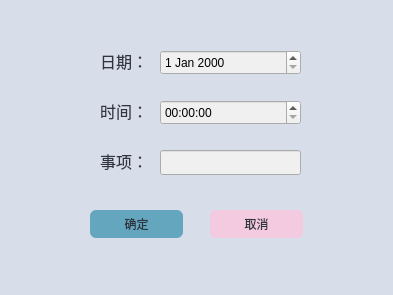
<?xml version="1.0" encoding="UTF-8"?>
<ui version="4.0">
 <class>Add_dll</class>
 <widget class="QDialog" name="Add_dll">
  <property name="geometry">
   <rect>
    <x>0</x>
    <y>0</y>
    <width>393</width>
    <height>295</height>
   </rect>
  </property>
  <property name="windowTitle">
   <string>Dialog</string>
  </property>
  <property name="styleSheet">
   <string notr="true">    background-color: #D8DEE9;
</string>
  </property>
  <widget class="QDateEdit" name="dateEdit">
   <property name="geometry">
    <rect>
     <x>160</x>
     <y>50</y>
     <width>141</width>
     <height>25</height>
    </rect>
   </property>
   <property name="styleSheet">
    <string notr="true">    background-color: #f0f0f0;
</string>
   </property>
  </widget>
  <widget class="QLabel" name="label">
   <property name="geometry">
    <rect>
     <x>100</x>
     <y>50</y>
     <width>81</width>
     <height>21</height>
    </rect>
   </property>
   <property name="font">
    <font>
     <family>黑体</family>
     <pointsize>12</pointsize>
     <italic>false</italic>
     <bold>false</bold>
    </font>
   </property>
   <property name="styleSheet">
    <string notr="true">    font: 12pt &quot;黑体&quot;;
    color: #2e3440;</string>
   </property>
   <property name="text">
    <string>日期：</string>
   </property>
  </widget>
  <widget class="QLabel" name="label_2">
   <property name="geometry">
    <rect>
     <x>100</x>
     <y>150</y>
     <width>81</width>
     <height>21</height>
    </rect>
   </property>
   <property name="font">
    <font>
     <family>黑体</family>
     <pointsize>12</pointsize>
     <italic>false</italic>
     <bold>false</bold>
    </font>
   </property>
   <property name="styleSheet">
    <string notr="true">    font: 12pt &quot;黑体&quot;;
    color: #2e3440;</string>
   </property>
   <property name="text">
    <string>事项：</string>
   </property>
  </widget>
  <widget class="QLineEdit" name="lineEdit">
   <property name="geometry">
    <rect>
     <x>160</x>
     <y>150</y>
     <width>141</width>
     <height>25</height>
    </rect>
   </property>
   <property name="styleSheet">
    <string notr="true">    background-color: #f0f0f0;
</string>
   </property>
  </widget>
  <widget class="QLabel" name="label_3">
   <property name="geometry">
    <rect>
     <x>100</x>
     <y>100</y>
     <width>81</width>
     <height>21</height>
    </rect>
   </property>
   <property name="font">
    <font>
     <family>黑体</family>
     <pointsize>12</pointsize>
     <italic>false</italic>
     <bold>false</bold>
    </font>
   </property>
   <property name="styleSheet">
    <string notr="true">    font: 12pt &quot;黑体&quot;;
    color: #2e3440;</string>
   </property>
   <property name="text">
    <string>时间：</string>
   </property>
  </widget>
  <widget class="QTimeEdit" name="timeEdit">
   <property name="geometry">
    <rect>
     <x>160</x>
     <y>100</y>
     <width>141</width>
     <height>25</height>
    </rect>
   </property>
   <property name="styleSheet">
    <string notr="true">    background-color: #f0f0f0;
</string>
   </property>
  </widget>
  <widget class="QPushButton" name="pushButton">
   <property name="geometry">
    <rect>
     <x>90</x>
     <y>210</y>
     <width>93</width>
     <height>28</height>
    </rect>
   </property>
   <property name="styleSheet">
    <string notr="true">QPushButton { /* confirm */
    border: none;
    color: #2E3440;
    background-color: #64a6bd;
    font: 500 10pt &quot;SimHei&quot;;
    border-radius: 6px;
}
QPushButton:hover {
    background-color: #82b9d3; /* lighter shade for hover */
}
QPushButton:pressed {
    background-color: #50819a; /* darker shade for pressed */
}</string>
   </property>
   <property name="text">
    <string>确定</string>
   </property>
  </widget>
  <widget class="QPushButton" name="pushButton_2">
   <property name="geometry">
    <rect>
     <x>210</x>
     <y>210</y>
     <width>93</width>
     <height>28</height>
    </rect>
   </property>
   <property name="styleSheet">
    <string notr="true">QPushButton { /* cancel */ 
    border: none;
    color: #2E3440;
    background-color: #f4cae0;
    font: 500 10pt &quot;SimHei&quot;;
    border-radius: 6px;
}
QPushButton:hover {
    background-color: #f8d7e7; /* lighter shade for hover */
}
QPushButton:pressed {
    background-color: #d49db3; /* darker shade for pressed */
}</string>
   </property>
   <property name="text">
    <string>取消</string>
   </property>
  </widget>
  <zorder>label</zorder>
  <zorder>label_2</zorder>
  <zorder>label_3</zorder>
  <zorder>pushButton</zorder>
  <zorder>pushButton_2</zorder>
  <zorder>dateEdit</zorder>
  <zorder>timeEdit</zorder>
  <zorder>lineEdit</zorder>
 </widget>
 <resources/>
 <connections/>
</ui>
